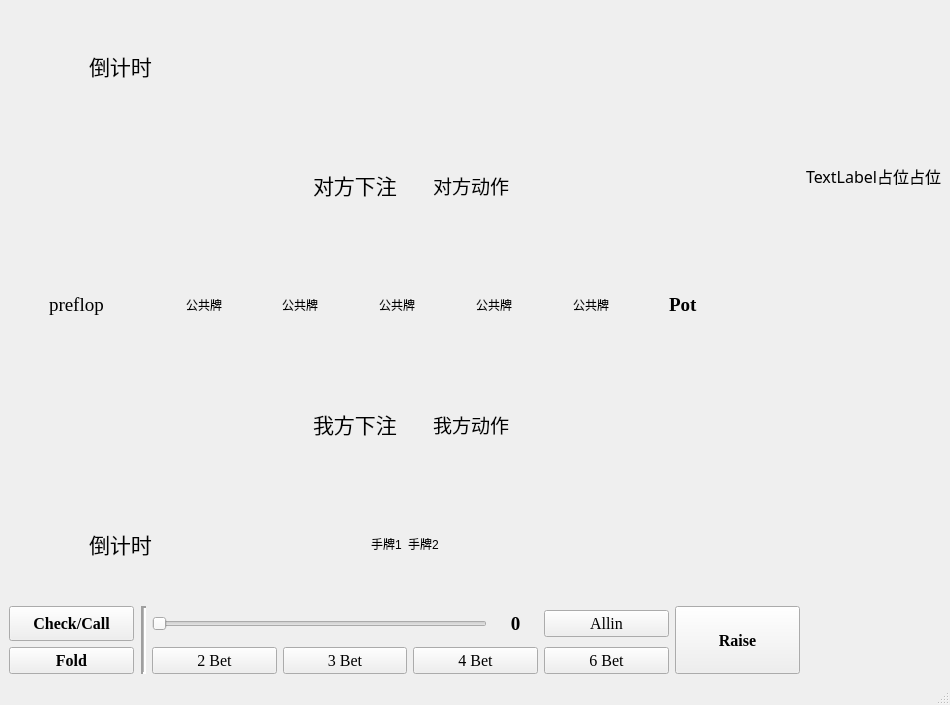
<?xml version="1.0" encoding="UTF-8"?>
<ui version="4.0">
 <class>MainWindow</class>
 <widget class="QMainWindow" name="MainWindow">
  <property name="geometry">
   <rect>
    <x>0</x>
    <y>0</y>
    <width>950</width>
    <height>705</height>
   </rect>
  </property>
  <property name="windowTitle">
   <string>德州扑克对战平台</string>
  </property>
  <widget class="QWidget" name="centralwidget">
   <layout class="QGridLayout" name="gridLayout_2">
    <item row="2" column="1">
     <layout class="QGridLayout" name="gridLayout_3">
      <item row="0" column="0">
       <widget class="QLabel" name="label_6">
        <property name="font">
         <font>
          <family>宋体</family>
          <pointsize>12</pointsize>
         </font>
        </property>
        <property name="text">
         <string>TextLabel占位占位</string>
        </property>
       </widget>
      </item>
     </layout>
    </item>
    <item row="3" column="1">
     <layout class="QGridLayout" name="gridLayout_4"/>
    </item>
    <item row="2" column="0" rowspan="2">
     <layout class="QGridLayout" name="gridLayout">
      <item row="0" column="1">
       <layout class="QGridLayout" name="gridLayout_5">
        <item row="0" column="0">
         <layout class="QHBoxLayout" name="horizontalLayout_4">
          <item>
           <spacer name="horizontalSpacer_7">
            <property name="orientation">
             <enum>Qt::Horizontal</enum>
            </property>
            <property name="sizeType">
             <enum>QSizePolicy::Fixed</enum>
            </property>
            <property name="sizeHint" stdset="0">
             <size>
              <width>80</width>
              <height>20</height>
             </size>
            </property>
           </spacer>
          </item>
          <item>
           <widget class="QLabel" name="oppo_timer_label">
            <property name="font">
             <font>
              <family>Times New Roman</family>
              <pointsize>16</pointsize>
             </font>
            </property>
            <property name="text">
             <string>倒计时</string>
            </property>
           </widget>
          </item>
          <item>
           <spacer name="horizontalSpacer_15">
            <property name="orientation">
             <enum>Qt::Horizontal</enum>
            </property>
            <property name="sizeHint" stdset="0">
             <size>
              <width>40</width>
              <height>20</height>
             </size>
            </property>
           </spacer>
          </item>
          <item>
           <widget class="QLabel" name="oppo_hands_1">
            <property name="text">
             <string/>
            </property>
            <property name="pixmap">
             <pixmap resource="poker.qrc">:/card/pokers/back.png</pixmap>
            </property>
           </widget>
          </item>
         </layout>
        </item>
        <item row="0" column="1">
         <layout class="QHBoxLayout" name="horizontalLayout_5">
          <item>
           <widget class="QLabel" name="oppo_hands_2">
            <property name="text">
             <string/>
            </property>
            <property name="pixmap">
             <pixmap resource="poker.qrc">:/card/pokers/back.png</pixmap>
            </property>
           </widget>
          </item>
          <item>
           <spacer name="horizontalSpacer_8">
            <property name="orientation">
             <enum>Qt::Horizontal</enum>
            </property>
            <property name="sizeType">
             <enum>QSizePolicy::Expanding</enum>
            </property>
            <property name="sizeHint" stdset="0">
             <size>
              <width>40</width>
              <height>20</height>
             </size>
            </property>
           </spacer>
          </item>
         </layout>
        </item>
       </layout>
      </item>
      <item row="2" column="1">
       <layout class="QGridLayout" name="gridLayout_8">
        <item row="0" column="2">
         <spacer name="horizontalSpacer_13">
          <property name="orientation">
           <enum>Qt::Horizontal</enum>
          </property>
          <property name="sizeType">
           <enum>QSizePolicy::Fixed</enum>
          </property>
          <property name="sizeHint" stdset="0">
           <size>
            <width>40</width>
            <height>20</height>
           </size>
          </property>
         </spacer>
        </item>
        <item row="0" column="0">
         <spacer name="horizontalSpacer_5">
          <property name="orientation">
           <enum>Qt::Horizontal</enum>
          </property>
          <property name="sizeType">
           <enum>QSizePolicy::Preferred</enum>
          </property>
          <property name="sizeHint" stdset="0">
           <size>
            <width>40</width>
            <height>20</height>
           </size>
          </property>
         </spacer>
        </item>
        <item row="0" column="6">
         <widget class="QLabel" name="public_cards_4">
          <property name="text">
           <string>公共牌</string>
          </property>
         </widget>
        </item>
        <item row="0" column="5">
         <widget class="QLabel" name="public_cards_3">
          <property name="text">
           <string>公共牌</string>
          </property>
         </widget>
        </item>
        <item row="0" column="8">
         <widget class="QLabel" name="label_2">
          <property name="font">
           <font>
            <family>Times New Roman</family>
            <pointsize>14</pointsize>
            <weight>75</weight>
            <bold>true</bold>
           </font>
          </property>
          <property name="text">
           <string>Pot</string>
          </property>
         </widget>
        </item>
        <item row="0" column="4">
         <widget class="QLabel" name="public_cards_2">
          <property name="text">
           <string>公共牌</string>
          </property>
         </widget>
        </item>
        <item row="0" column="9">
         <spacer name="horizontalSpacer_6">
          <property name="orientation">
           <enum>Qt::Horizontal</enum>
          </property>
          <property name="sizeType">
           <enum>QSizePolicy::Preferred</enum>
          </property>
          <property name="sizeHint" stdset="0">
           <size>
            <width>40</width>
            <height>20</height>
           </size>
          </property>
         </spacer>
        </item>
        <item row="0" column="7">
         <widget class="QLabel" name="public_cards_5">
          <property name="text">
           <string>公共牌</string>
          </property>
         </widget>
        </item>
        <item row="0" column="3">
         <widget class="QLabel" name="public_cards_1">
          <property name="text">
           <string>公共牌</string>
          </property>
         </widget>
        </item>
        <item row="0" column="1">
         <widget class="QLabel" name="stage_label">
          <property name="font">
           <font>
            <family>Times New Roman</family>
            <pointsize>14</pointsize>
           </font>
          </property>
          <property name="text">
           <string>preflop</string>
          </property>
         </widget>
        </item>
       </layout>
      </item>
      <item row="1" column="1">
       <layout class="QGridLayout" name="gridLayout_7">
        <item row="0" column="5">
         <spacer name="horizontalSpacer_12">
          <property name="orientation">
           <enum>Qt::Horizontal</enum>
          </property>
          <property name="sizeHint" stdset="0">
           <size>
            <width>40</width>
            <height>20</height>
           </size>
          </property>
         </spacer>
        </item>
        <item row="0" column="2">
         <widget class="QLabel" name="oppo_stage_chip">
          <property name="font">
           <font>
            <family>宋体</family>
            <pointsize>16</pointsize>
           </font>
          </property>
          <property name="text">
           <string>对方下注</string>
          </property>
         </widget>
        </item>
        <item row="0" column="4">
         <widget class="QLabel" name="oppo_last_action_label">
          <property name="font">
           <font>
            <family>宋体</family>
            <pointsize>14</pointsize>
           </font>
          </property>
          <property name="text">
           <string>对方动作</string>
          </property>
         </widget>
        </item>
        <item row="0" column="0">
         <spacer name="horizontalSpacer_11">
          <property name="orientation">
           <enum>Qt::Horizontal</enum>
          </property>
          <property name="sizeHint" stdset="0">
           <size>
            <width>40</width>
            <height>20</height>
           </size>
          </property>
         </spacer>
        </item>
        <item row="0" column="1">
         <widget class="QLabel" name="label_3">
          <property name="text">
           <string/>
          </property>
          <property name="pixmap">
           <pixmap resource="poker.qrc">:/card/pokers/chip_small.png</pixmap>
          </property>
         </widget>
        </item>
        <item row="0" column="3">
         <spacer name="horizontalSpacer_2">
          <property name="orientation">
           <enum>Qt::Horizontal</enum>
          </property>
          <property name="sizeType">
           <enum>QSizePolicy::Fixed</enum>
          </property>
          <property name="sizeHint" stdset="0">
           <size>
            <width>30</width>
            <height>20</height>
           </size>
          </property>
         </spacer>
        </item>
       </layout>
      </item>
      <item row="3" column="1">
       <layout class="QGridLayout" name="gridLayout_10">
        <item row="0" column="0">
         <spacer name="horizontalSpacer_3">
          <property name="orientation">
           <enum>Qt::Horizontal</enum>
          </property>
          <property name="sizeHint" stdset="0">
           <size>
            <width>40</width>
            <height>20</height>
           </size>
          </property>
         </spacer>
        </item>
        <item row="0" column="4">
         <widget class="QLabel" name="my_last_action_label">
          <property name="font">
           <font>
            <family>宋体</family>
            <pointsize>14</pointsize>
           </font>
          </property>
          <property name="text">
           <string>我方动作</string>
          </property>
         </widget>
        </item>
        <item row="0" column="6">
         <spacer name="horizontalSpacer_4">
          <property name="orientation">
           <enum>Qt::Horizontal</enum>
          </property>
          <property name="sizeHint" stdset="0">
           <size>
            <width>40</width>
            <height>20</height>
           </size>
          </property>
         </spacer>
        </item>
        <item row="0" column="1">
         <widget class="QLabel" name="label">
          <property name="text">
           <string/>
          </property>
          <property name="pixmap">
           <pixmap resource="poker.qrc">:/card/pokers/chip_small.png</pixmap>
          </property>
         </widget>
        </item>
        <item row="0" column="2">
         <widget class="QLabel" name="my_stage_chip">
          <property name="font">
           <font>
            <family>Times New Roman</family>
            <pointsize>16</pointsize>
           </font>
          </property>
          <property name="text">
           <string>我方下注</string>
          </property>
         </widget>
        </item>
        <item row="0" column="3">
         <spacer name="horizontalSpacer">
          <property name="orientation">
           <enum>Qt::Horizontal</enum>
          </property>
          <property name="sizeType">
           <enum>QSizePolicy::Fixed</enum>
          </property>
          <property name="sizeHint" stdset="0">
           <size>
            <width>30</width>
            <height>20</height>
           </size>
          </property>
         </spacer>
        </item>
       </layout>
      </item>
      <item row="4" column="1">
       <layout class="QGridLayout" name="gridLayout_9">
        <item row="0" column="1">
         <layout class="QHBoxLayout" name="horizontalLayout_2">
          <item>
           <spacer name="horizontalSpacer_9">
            <property name="orientation">
             <enum>Qt::Horizontal</enum>
            </property>
            <property name="sizeType">
             <enum>QSizePolicy::Fixed</enum>
            </property>
            <property name="sizeHint" stdset="0">
             <size>
              <width>80</width>
              <height>20</height>
             </size>
            </property>
           </spacer>
          </item>
          <item>
           <widget class="QLabel" name="my_timer_label">
            <property name="font">
             <font>
              <family>Times New Roman</family>
              <pointsize>16</pointsize>
             </font>
            </property>
            <property name="text">
             <string>倒计时</string>
            </property>
           </widget>
          </item>
          <item>
           <spacer name="horizontalSpacer_10">
            <property name="orientation">
             <enum>Qt::Horizontal</enum>
            </property>
            <property name="sizeType">
             <enum>QSizePolicy::Expanding</enum>
            </property>
            <property name="sizeHint" stdset="0">
             <size>
              <width>40</width>
              <height>20</height>
             </size>
            </property>
           </spacer>
          </item>
          <item>
           <widget class="QLabel" name="my_hands_1">
            <property name="text">
             <string>手牌1</string>
            </property>
           </widget>
          </item>
         </layout>
        </item>
        <item row="0" column="8">
         <layout class="QHBoxLayout" name="horizontalLayout_3">
          <item>
           <widget class="QLabel" name="my_hands_2">
            <property name="text">
             <string>手牌2</string>
            </property>
           </widget>
          </item>
          <item>
           <spacer name="horizontalSpacer_14">
            <property name="orientation">
             <enum>Qt::Horizontal</enum>
            </property>
            <property name="sizeHint" stdset="0">
             <size>
              <width>40</width>
              <height>20</height>
             </size>
            </property>
           </spacer>
          </item>
         </layout>
        </item>
       </layout>
      </item>
      <item row="5" column="1">
       <layout class="QGridLayout" name="gridLayout_6">
        <item row="0" column="4">
         <layout class="QGridLayout" name="gridLayout_11">
          <item row="1" column="6">
           <widget class="QPushButton" name="fourth_bet_btn">
            <property name="font">
             <font>
              <family>Times New Roman</family>
              <pointsize>12</pointsize>
             </font>
            </property>
            <property name="text">
             <string>4 Bet</string>
            </property>
           </widget>
          </item>
          <item row="0" column="4" colspan="3">
           <layout class="QHBoxLayout" name="horizontalLayout">
            <item>
             <widget class="QSlider" name="raise_chip_slider">
              <property name="minimumSize">
               <size>
                <width>0</width>
                <height>35</height>
               </size>
              </property>
              <property name="minimum">
               <number>100</number>
              </property>
              <property name="maximum">
               <number>20000</number>
              </property>
              <property name="pageStep">
               <number>100</number>
              </property>
              <property name="orientation">
               <enum>Qt::Horizontal</enum>
              </property>
             </widget>
            </item>
            <item>
             <widget class="QLabel" name="raise_chip_label">
              <property name="minimumSize">
               <size>
                <width>45</width>
                <height>0</height>
               </size>
              </property>
              <property name="font">
               <font>
                <family>Times New Roman</family>
                <pointsize>14</pointsize>
                <weight>75</weight>
                <bold>true</bold>
               </font>
              </property>
              <property name="text">
               <string>0</string>
              </property>
              <property name="alignment">
               <set>Qt::AlignCenter</set>
              </property>
             </widget>
            </item>
           </layout>
          </item>
          <item row="1" column="2">
           <widget class="QPushButton" name="fold_btn">
            <property name="sizePolicy">
             <sizepolicy hsizetype="Minimum" vsizetype="Preferred">
              <horstretch>0</horstretch>
              <verstretch>0</verstretch>
             </sizepolicy>
            </property>
            <property name="font">
             <font>
              <family>Times New Roman</family>
              <pointsize>12</pointsize>
              <weight>75</weight>
              <bold>true</bold>
             </font>
            </property>
            <property name="text">
             <string>Fold</string>
            </property>
           </widget>
          </item>
          <item row="1" column="7">
           <widget class="QPushButton" name="sixth_bet_btn">
            <property name="font">
             <font>
              <family>Times New Roman</family>
              <pointsize>12</pointsize>
             </font>
            </property>
            <property name="text">
             <string>6 Bet</string>
            </property>
           </widget>
          </item>
          <item row="0" column="7">
           <widget class="QPushButton" name="allin_btn">
            <property name="font">
             <font>
              <family>Times New Roman</family>
              <pointsize>12</pointsize>
             </font>
            </property>
            <property name="text">
             <string>Allin</string>
            </property>
           </widget>
          </item>
          <item row="0" column="2">
           <widget class="QPushButton" name="call_btn">
            <property name="sizePolicy">
             <sizepolicy hsizetype="Minimum" vsizetype="Preferred">
              <horstretch>0</horstretch>
              <verstretch>0</verstretch>
             </sizepolicy>
            </property>
            <property name="font">
             <font>
              <family>Times New Roman</family>
              <pointsize>12</pointsize>
              <weight>75</weight>
              <bold>true</bold>
             </font>
            </property>
            <property name="text">
             <string>Check/Call</string>
            </property>
           </widget>
          </item>
          <item row="1" column="4">
           <widget class="QPushButton" name="twice_bet_btn">
            <property name="font">
             <font>
              <family>Times New Roman</family>
              <pointsize>12</pointsize>
              <weight>50</weight>
              <bold>false</bold>
             </font>
            </property>
            <property name="text">
             <string>2 Bet</string>
            </property>
           </widget>
          </item>
          <item row="0" column="10" rowspan="2">
           <widget class="QPushButton" name="raise_btn">
            <property name="sizePolicy">
             <sizepolicy hsizetype="Minimum" vsizetype="Preferred">
              <horstretch>0</horstretch>
              <verstretch>0</verstretch>
             </sizepolicy>
            </property>
            <property name="font">
             <font>
              <family>Times New Roman</family>
              <pointsize>12</pointsize>
              <weight>75</weight>
              <bold>true</bold>
             </font>
            </property>
            <property name="text">
             <string>Raise</string>
            </property>
           </widget>
          </item>
          <item row="1" column="5">
           <widget class="QPushButton" name="third_bet_btn">
            <property name="font">
             <font>
              <family>Times New Roman</family>
              <pointsize>12</pointsize>
             </font>
            </property>
            <property name="text">
             <string>3 Bet</string>
            </property>
           </widget>
          </item>
          <item row="0" column="3" rowspan="2">
           <widget class="Line" name="line">
            <property name="sizePolicy">
             <sizepolicy hsizetype="Fixed" vsizetype="Minimum">
              <horstretch>0</horstretch>
              <verstretch>0</verstretch>
             </sizepolicy>
            </property>
            <property name="minimumSize">
             <size>
              <width>6</width>
              <height>0</height>
             </size>
            </property>
            <property name="lineWidth">
             <number>2</number>
            </property>
            <property name="midLineWidth">
             <number>1</number>
            </property>
            <property name="orientation">
             <enum>Qt::Vertical</enum>
            </property>
           </widget>
          </item>
         </layout>
        </item>
       </layout>
      </item>
     </layout>
    </item>
   </layout>
  </widget>
  <widget class="QMenuBar" name="menubar">
   <property name="geometry">
    <rect>
     <x>0</x>
     <y>0</y>
     <width>950</width>
     <height>22</height>
    </rect>
   </property>
  </widget>
  <widget class="QStatusBar" name="statusbar"/>
 </widget>
 <tabstops>
  <tabstop>call_btn</tabstop>
  <tabstop>fold_btn</tabstop>
  <tabstop>raise_chip_slider</tabstop>
  <tabstop>twice_bet_btn</tabstop>
  <tabstop>third_bet_btn</tabstop>
  <tabstop>fourth_bet_btn</tabstop>
  <tabstop>sixth_bet_btn</tabstop>
  <tabstop>allin_btn</tabstop>
  <tabstop>raise_btn</tabstop>
 </tabstops>
 <resources>
  <include location="poker.qrc"/>
  <include location="C:/Users/gql13/.designer/backup/poker.qrc"/>
 </resources>
 <connections/>
</ui>
